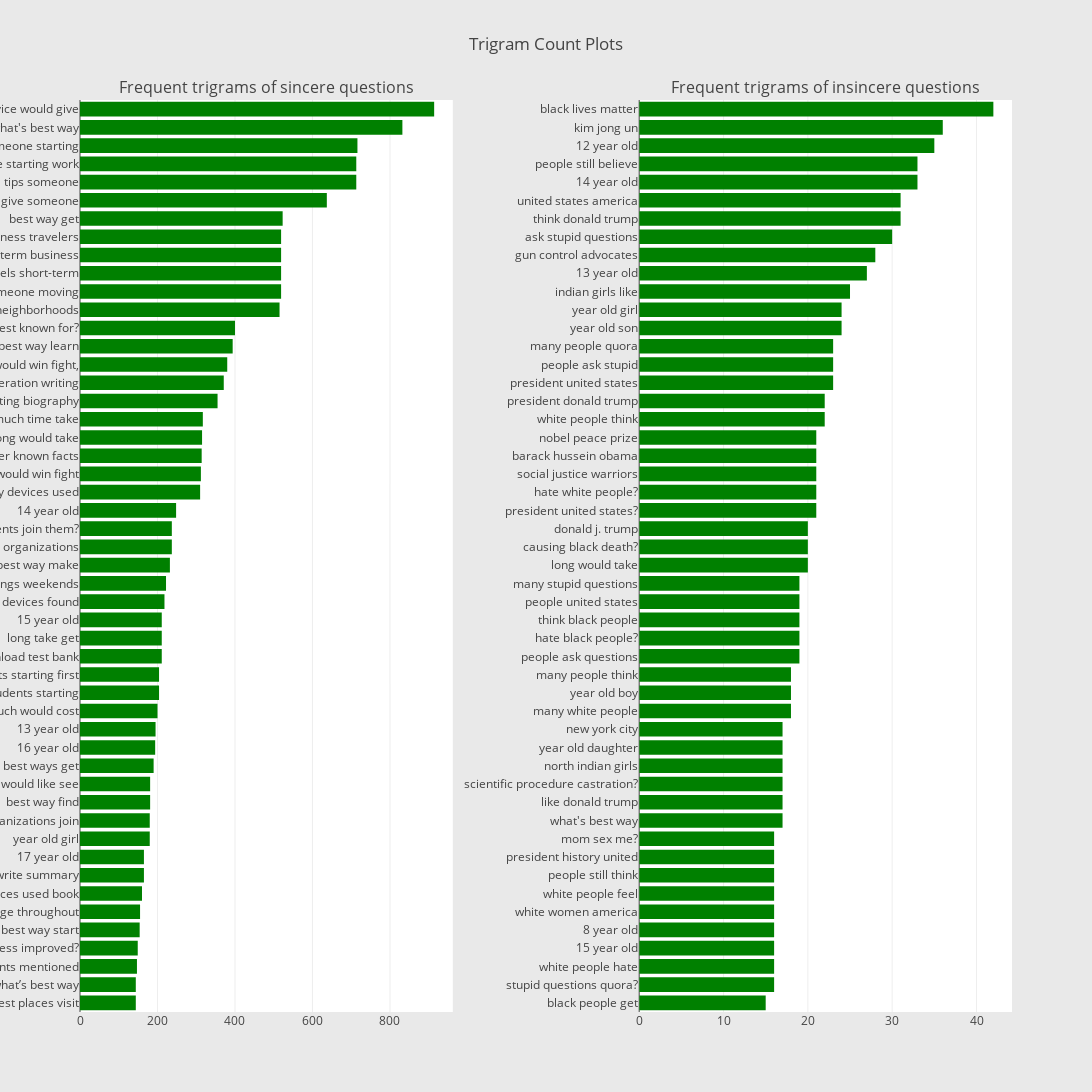

This figure's notebook cell:
### Code cell
#trigram plots as well 
freq_dict = defaultdict(int)
for sent in train0_df["question_text"]:
    for word in generate_ngrams(sent,3):
        freq_dict[word] += 1
fd_sorted = pd.DataFrame(sorted(freq_dict.items(), key=lambda x: x[1])[::-1])
fd_sorted.columns = ["word", "wordcount"]
trace0 = horizontal_bar_chart(fd_sorted.head(50), 'green')


freq_dict = defaultdict(int)
for sent in train1_df["question_text"]:
    for word in generate_ngrams(sent,3):
        freq_dict[word] += 1
fd_sorted = pd.DataFrame(sorted(freq_dict.items(), key=lambda x: x[1])[::-1])
fd_sorted.columns = ["word", "wordcount"]
trace1 = horizontal_bar_chart(fd_sorted.head(50), 'green')

# Creating two subplots
fig = tools.make_subplots(rows=1, cols=2, vertical_spacing=0.04, horizontal_spacing=0.2,
                          subplot_titles=["Frequent trigrams of sincere questions", 
                                          "Frequent trigrams of insincere questions"])
fig.append_trace(trace0, 1, 1)
fig.append_trace(trace1, 1, 2)
fig['layout'].update(height=1200, width=1200, paper_bgcolor='rgb(233,233,233)', title="Trigram Count Plots")
py.iplot(fig, filename='word-plots')

### Figure 1 — Plotly figure (JSON) as saved in the notebook; plotly's stock layout.template omitted (floating-point values rounded to 4 significant figures)
{"data": [{"marker": {"color": "green"}, "orientation": "h", "showlegend": false, "type": "bar", "uid": "1e27573d-5d68-44fc-987d-a83077e00fcc", "x": [144, 144, 147, 149, 154, 155, 160, 165, 165, 180, 180, 181, 181, 190, 194, 195, 200, 204, 204, 211, 211, 211, 218, 222, 232, 237, 237, 248, 310, 312, 314, 315, 317, 355, 371, 380, 394, 400, 515, 519, 519, 519, 519, 523, 637, 713, 713, 716, 832, 914], "xaxis": "x", "y": ["best places visit", "what’s best way", "controversial events mentioned", "manufacturing process improved?", "best way start", "characters change throughout", "devices used book", "tips write summary", "17 year old", "year old girl", "student organizations join", "best way find", "would like see", "best ways get", "16 year old", "13 year old", "much would cost", "tips students starting", "students starting first", "download test bank", "long take get", "15 year old", "literary devices found", "best things weekends", "best way make", "best student organizations", "students join them?", "14 year old", "literary devices used", "would win fight", "lesser known facts", "long would take", "much time take", "consideration writing biography", "take consideration writing", "would win fight,", "best way learn", "best known for?", "good bad neighborhoods", "give someone moving", "good hotels short-term", "hotels short-term business", "short-term business travelers", "best way get", "would give someone", "useful tips someone", "someone starting work", "tips someone starting", "what's best way", "advice would give"], "yaxis": "y"}, {"marker": {"color": "green"}, "orientation": "h", "showlegend": false, "type": "bar", "uid": "9e9caab4-8f35-462d-9670-1e2c7c084706", "x": [15, 16, 16, 16, 16, 16, 16, 16, 16, 16, 17, 17, 17, 17, 17, 17, 18, 18, 18, 19, 19, 19, 19, 19, 20, 20, 20, 21, 21, 21, 21, 21, 22, 22, 23, 23, 23, 24, 24, 25, 27, 28, 30, 31, 31, 33, 33, 35, 36, 42], "xaxis": "x2", "y": ["black people get", "stupid questions quora?", "white people hate", "15 year old", "8 year old", "white women america", "white people feel", "people still think", "president history united", "mom sex me?", "what's best way", "like donald trump", "scientific procedure castration?", "north indian girls", "year old daughter", "new york city", "many white people", "year old boy", "many people think", "people ask questions", "hate black people?", "think black people", "people united states", "many stupid questions", "long would take", "causing black death?", "donald j. trump", "president united states?", "hate white people?", "social justice warriors", "barack hussein obama", "nobel peace prize", "white people think", "president donald trump", "president united states", "people ask stupid", "many people quora", "year old son", "year old girl", "indian girls like", "13 year old", "gun control advocates", "ask stupid questions", "think donald trump", "united states america", "14 year old", "people still believe", "12 year old", "kim jong un", "black lives matter"], "yaxis": "y2"}], "layout": {"annotations": [{"font": {"size": 16}, "showarrow": false, "text": "Frequent trigrams of sincere questions", "x": 0.2, "xanchor": "center", "xref": "paper", "y": 1, "yanchor": "bottom", "yref": "paper"}, {"font": {"size": 16}, "showarrow": false, "text": "Frequent trigrams of insincere questions", "x": 0.8, "xanchor": "center", "xref": "paper", "y": 1, "yanchor": "bottom", "yref": "paper"}], "height": 1200, "paper_bgcolor": "rgb(233,233,233)", "title": {"text": "Trigram Count Plots"}, "width": 1200, "xaxis": {"anchor": "y", "domain": [0, 0.4]}, "xaxis2": {"anchor": "y2", "domain": [0.6, 1]}, "yaxis": {"anchor": "x", "domain": [0, 1]}, "yaxis2": {"anchor": "x2", "domain": [0, 1]}}}
